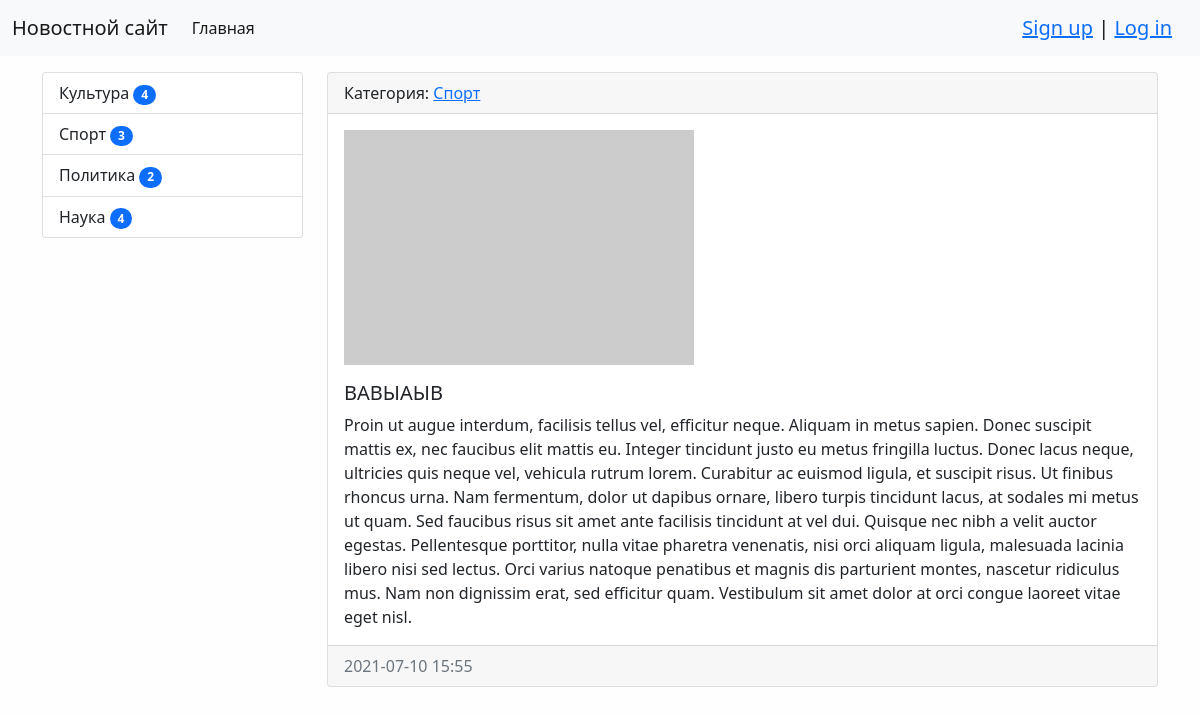
Page /news/17/ on the committed database.
### news/models.py (models this page shows, shortened)
class Category(models.Model):
    title = models.CharField(max_length=150, verbose_name='Наименование', db_index=True)
    class Meta:
        verbose_name = 'Категория'
        verbose_name_plural = 'Категории'
        ordering = ['title']
    def __str__(self):
        return self.title
    def get_absolute_url(self):
        return reverse('index', kwargs={'category_id': self.pk})

class News(models.Model):
    title = models.CharField(max_length=150, verbose_name='Название')
    content = models.TextField(verbose_name='Содержание')
    creation_date = models.DateTimeField(auto_now_add=True, verbose_name='Создано')
    update_date = models.DateTimeField(auto_now=True, verbose_name='Обновлено')
    photo = models.ImageField(upload_to='photos/%Y/%m/%d/', verbose_name='Фото', blank=True)
    is_published = models.BooleanField(default=True, verbose_name='Опубликовано')
    views = models.IntegerField(default=0)
    category = models.ForeignKey('Category', on_delete=models.PROTECT, verbose_name='Категория')
    class Meta:
        verbose_name = 'Новость'
        verbose_name_plural = 'Новости'
        ordering = ['-creation_date', 'title']

### news/views.py (the view)
# urls.py: path('news/<int:pk>/', NewsOne.as_view(), name='news_one'),  # Можно через <int:pk> и <int:id>, лучше pk
class NewsOne(DetailView):
    model = News
    template_name = 'news/news_one.html'
    context_object_name = 'news_item'

### news/templatetags/news_tags.py (called while the page is built)
@register.simple_tag()
def get_categories():
    return Category.objects.annotate(amount=Count('news', filter=F('news__is_published'))).filter(amount__gt=0)

### news/templates/news/news_one.html (shortened to what this page needs)
{% extends 'base.html' %}
{% block sidebar %}
    {% include 'inc/_sidebar.html' %}
{% endblock sidebar %}
{% block content %}
      <div class="card mb-3">
          <div class="card-header">
              Категория: <a href="{{ news_item.category.get_absolute_url }}" >{{ news_item.category }}</a>
          </div>
          <div class="card-body">
              <div class="media">
                  {% if item.photo %}
                  <img class="mb-3" src="{{ news_item.photo.url }}" alt="" width="350">
                  {% else %}
                  <img class="mb-3" src="https://picsum.photos/350/235/?blur=2" alt="">
                  {% endif %}
              </div>
              <div class="media-body">
                  <h5 class="card-title">{{ news_item.title }}</h5>
                  {% autoescape off %}
                  <p class="card-text">{{ news_item.content}}</p>
                  {% endautoescape %}
              </div>
          </div>
          <div class="card-footer text-muted">
              {{ news_item.creation_date | date:"Y-m-d H:i" }}
          </div>
      </div>
{% endblock content %}

### templates/inc/_sidebar.html (shortened to what this page needs)
{% load news_tags %}
<div class="list-group">
    {% get_categories as categories %}
    {% for item in categories %}
    <a href="{{ item.get_absolute_url }}" class="list-group-item list-group-item-action">
        {{ item.title }} <span class="badge bg-primary rounded-pill">{{ item.amount }}</span>
    </a>
    {% endfor %}
</div>

### mysite/static/css/style.css (style rules this page uses)
body { background-color: #fefefe; }

### rows in the picture
Category: title "Культура", amount "4"
Category: title "Спорт", amount "3"
Category: title "Политика", amount "2"
Category: title "Наука", amount "4"
News: category "Спорт", title "ВАВЫАЫВ", content "Proin ut augue interdum, facilisis tellus vel, efficitur neque. Aliquam in metus sapien. Donec suscipit mattis ex, nec faucibus elit mattis eu. Integer tincidunt justo eu metus fringilla luctus. Donec lacus neque, ultricies quis neque vel, vehicula rutrum lorem. Curabitur ac euismod ligula, et suscipit risus. Ut finibus rhoncus urna. Nam fermentum, dolor ut dapibus ornare, libero turpis tincidunt lacus, at sodales mi metus ut quam. Sed faucibus risus sit amet ante facilisis tincidunt at vel dui. Quisque nec nibh a velit auctor egestas. Pellentesque porttitor, nulla vitae pharetra venenatis, nisi orci aliquam ligula, malesuada lacinia libero nisi sed lectus. Orci varius natoque penatibus et…", creation_date "2021-07-10 15:55"
